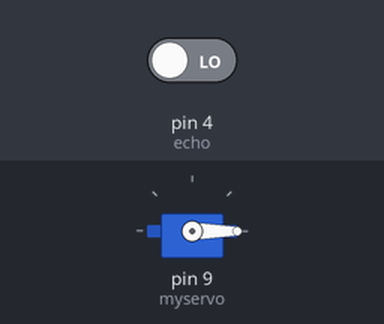
The sketch below on a simulated Arduino Uno, built with avr-gcc and run on an emulated ATmega328P. Shown: servo. Inputs (shaded band) come from the test bench; at power-on: pin 4 (echo) LOW.

Above: at 0.1 s.
At 1.1 s:
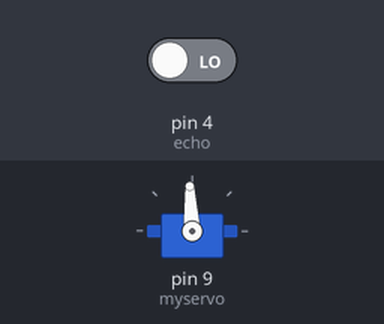
Timing chart, 0 to 2.6 s (numbered marks = the images above):
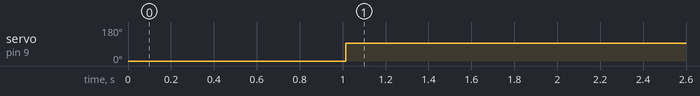

Measured:
- by itself, servo on pin 9 (myservo): 0° → 93° at 1.0 s

The sketch:

Ultrasonic_sensor.ino
```cpp
#include <Servo.h>
Servo myservo;
int trig = 2;
int echo = 4;
int dist;
void setup()
{
	Serial.begin(9600);
	pinMode(trig, OUTPUT);
	pinMode(echo, INPUT);
	myservo.attach(9);
	myservo.write(0);
}

void loop()
{
	dist = getDistance();
	if (dist > 5)
		myservo.write(180);
	else
		if ((dist > 1) && (dist < 5))
			myservo.write(0);
	else
		if (dist < 2)
			myservo.write(93);
}

int getDistance()
{
	int distance;
	int duration;
	digitalWrite(trig, LOW);
	delay(5);
	digitalWrite(trig, HIGH);
	delay(10);
	digitalWrite(trig, LOW);
	duration = pulseIn(echo, HIGH);
	distance = duration * 0.01330 / 2;
	return distance;
}
```
